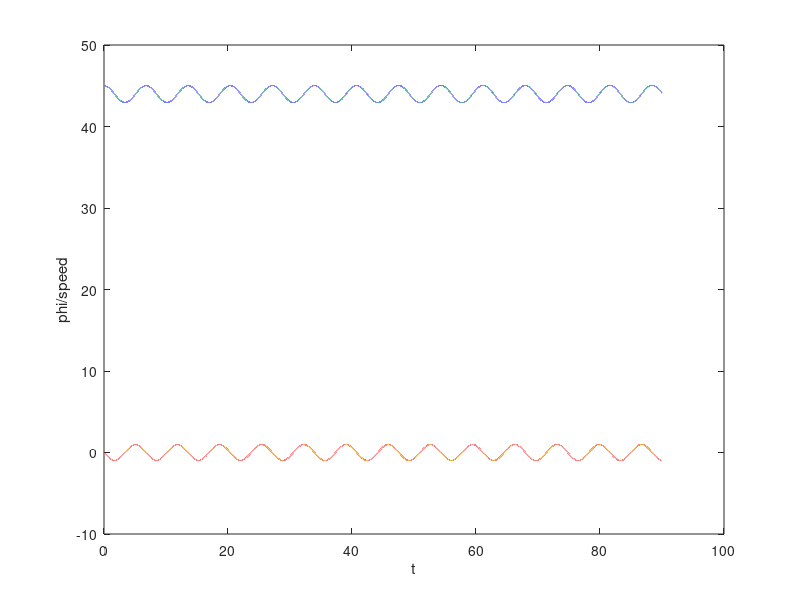

Recreate this plot in MATLAB.
x1_beginning = 45;
x1alt = x1_beginning;
x2alt = 0;
x1neu = 0;
x2neu = 0;

l = 10;
g = 9.80665;
tend = 90;
tstep = 0.001;

vec_x1neu = [];
vec_x2neu = [];
vec_t = 0:tstep:tend;

for t = 0:tstep:tend
    x1neu = x1alt + tstep*x2alt;
    x2neu = x2alt + tstep*(-g/l*sin(x1alt));
    vec_x1neu = [vec_x1neu, x1neu];
    vec_x2neu = [vec_x2neu, x2neu];
    x1alt = x1neu;
    x2alt = x2neu;
end

plot(vec_t, vec_x1neu, vec_t, vec_x2neu)
xlabel('t');
ylabel('phi/speed');